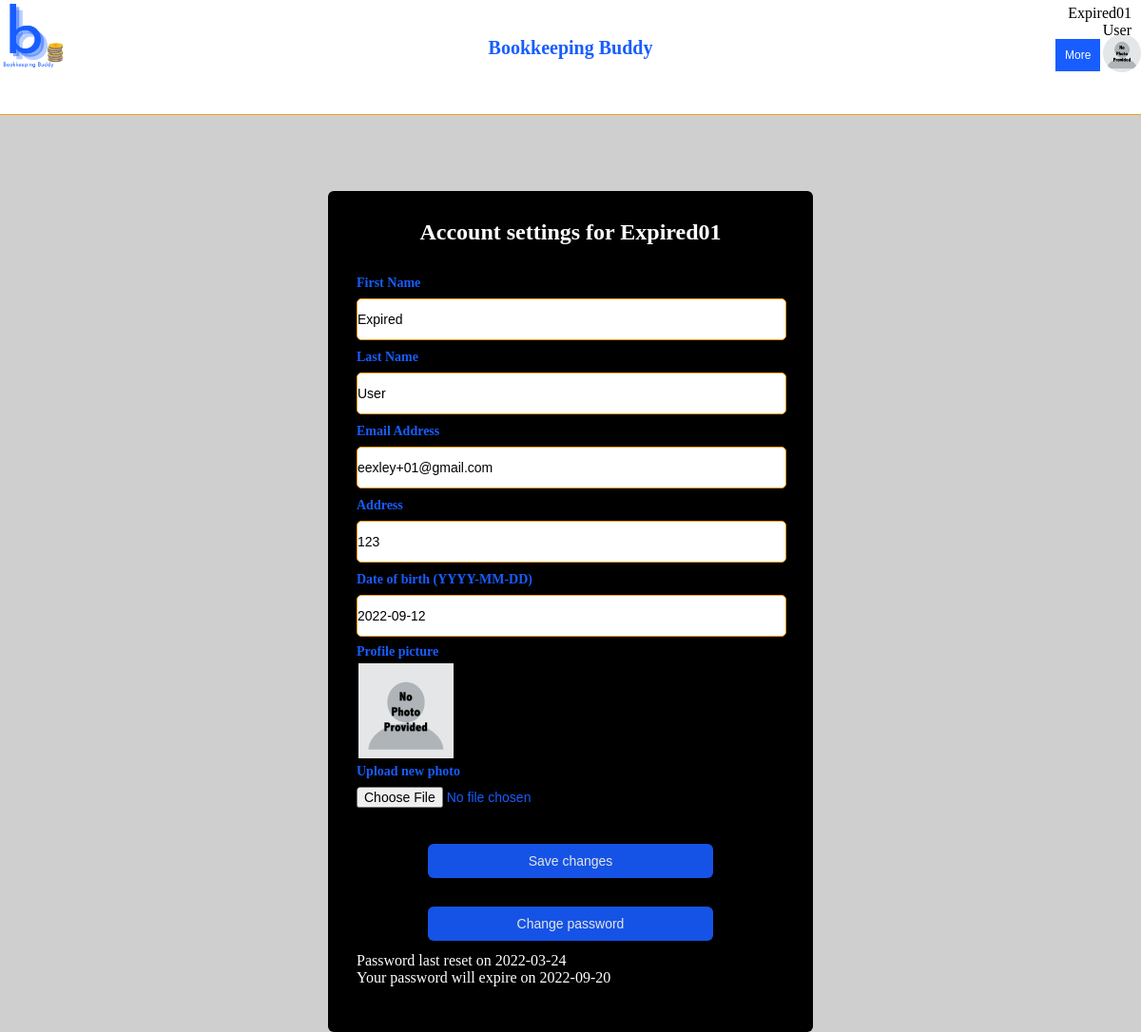
Page /auth/my_account (signed in) on the earlier database version.
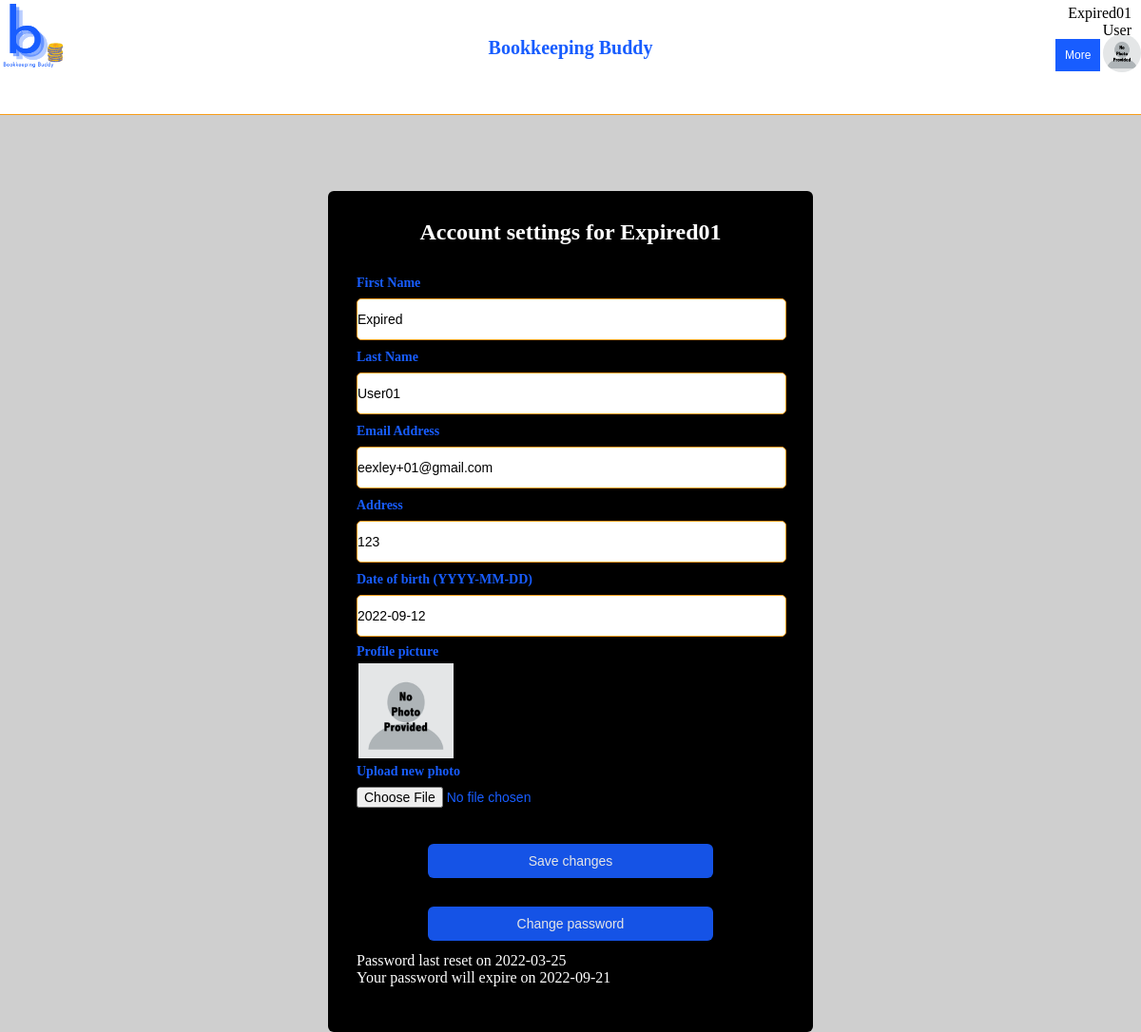
Same page on the later database version.
### tables this page shows
CREATE TABLE users (
  username TEXT PRIMARY KEY UNIQUE,
  email_address TEXT NOT NULL,
  first_name TEXT NOT NULL,
  last_name TEXT NOT NULL,
  active INTEGER NOT NULL,
  role INTEGER NOT NULL,
  picture BLOB,
  password TEXT NOT NULL,
  address TEXT NOT NULL,
  DOB TEXT NOT NULL,
  old_passwords TEXT NOT NULL,
  password_refresh_date TEXT NOT NULL,
  incorrect_login_attempts INTEGER NOT NULL,
  suspend_start_date TEXT,
  suspend_end_date TEXT,
  creation_date TEXT NOT NULL,
  first_pet TEXT NOT NULL,
  city_born TEXT NOT NULL,
  year_graduated_hs INTEGER NOT NULL
);

### appl_domain/auth.py (the view, shortened to what this page needs)
@bp.route('/my_account', methods=('GET', 'POST'))
@login_required
def my_account():
    if request.method == 'GET':
        password_refresh_date = g.user['password_refresh_date']
        password_refresh_date = datetime.fromisoformat(password_refresh_date)
        password_expires = password_refresh_date + timedelta(days=180)
        password_expires = password_expires.date().__str__()
        return render_template('auth/my_account.html', password_expires=password_expires)

### appl_domain/auth.py (called while the page is built)
def login_required(view):
    @functools.wraps(view)
    def wrapped_view(**kwargs):
        if g.user is None:
            return redirect(url_for('auth.login'))
        return view(**kwargs)
    return wrapped_view

@bp.before_app_request
def load_logged_in_user():
    username = session.get('username')
    if username is None:
        g.user = None
    else:
        g.user = get_db().execute(
            "SELECT * FROM users WHERE username = ?", (username,)
        ).fetchone()

### appl_domain/db.py (called while the page is built)
def get_db():
    if 'db' not in g:
        g.db = sqlite3.connect(
            current_app.config['DATABASE'],
            detect_types=sqlite3.PARSE_DECLTYPES
        )
        g.db.row_factory = sqlite3.Row
    return g.db

### appl_domain/templates/auth/my_account.html (shortened to what this page needs)
{% extends 'base.html' %}
{% block content %}
<div class="container">
     <h1>{% block title %}Account settings for {{ g.user['username'] }}{% endblock %}</h1>
    <form method="post" enctype="multipart/form-data">
        <div class = "form-first">
            <div class = "personal details">
                <div class = "fields">
                    <div class = "input-field">
                    <label for="first_name">First Name</label>
                    <input name="first_name" id="first_name" required value="{{ g.user['first_name'] }}">
                    </div>
                    <div class = "input-field">
                        <label for="last_name">Last Name</label>
                    <input name="last_name" id="last_name" required value="{{ g.user['last_name'] }}">
                    </div>
                    <div class = "input-field">
                    <label for="email_address">Email Address</label>
                    <input name="email_address" id="email_address" required value="{{ g.user['email_address'] }}">
                    </div>
                        <div class = "input-field">
                    <label for="address">Address</label>
                    <input name="address" id="address" required value="{{ g.user['address'] }}">
                        </div>
                    <div class = "input-field">
                        <label for="DOB">Date of birth (YYYY-MM-DD)</label>
                        <input name="DOB" id="DOB" required value="{{ g.user['DOB'] }}">
                        </div>
                    <div class = "input-field" style="float: left">
                    <label for="profile_pic" style="float: left">Profile picture</label>
                    {% if g.user['picture'] %}
                        <span ><img class = "picture"  id = "userImage" style="width:100px;height:100px;margin-top: 20px; float:left;" alt="User's profile picture"/></span>
                    {% else %}
                        <span ><img class = "picture" src="{{ url_for('static', filename='no_photo.png') }}" style="width:100px;height:100px;margin-top: 20px;"  alt="Placeholder profile picture"/></span>
                    {% endif %}
                    </div>
                    <div class = "input-field">
                        <label for="uploaded_pic">Upload new photo</label>
                         <input class ="file" type="file" name="uploaded_pic" id="uploaded_pic">
                    </div>
                    <div>
                     <input class="submit" type="submit" value="Save changes">
                    </div>
                    <div>
                     <input class="submit" type="button" onclick="window.location.href='{{ url_for('auth.reset_password')}}'" value="Change password">
                    </div>
                    <div class="instructions" style="color: white; margin-top: 12px">
                        <p style="margin-left: 0px">
                    Password last reset on {{ g.user['password_refresh_date'] }}<br>
                    Your password will expire on {{ password_expires }}<br>
                        </p>
                        <br>
                    </div>
    </div>
</div>
</div>
        </form>
</div>
{% endblock %}

### appl_domain/templates/base.html (shortened to what this page needs)
<!DOCTYPE html>
<html lang="en" xmlns="http://www.w3.org/1999/html">
<head>
    <link rel="stylesheet" href="{{url_for('static', filename = 'index.css') }}"/>
</head>
    <div id="navbar" style="height:15vh; width:100%; border-bottom: 1px solid #F89E19; background-color: white; position: static " >
        {%  if g.user %}
        <div style = "flex:50%">
                <a href = {{ url_for('mainpage') }} > <img src="{{ url_for('static', filename='logo_cropped.png') }}" style = "width: 70px;height: 75px;"  alt="BookkeepingBuddy logo"></a>
            <p class = "title" style ="text-align: center; color: #185DFF; font-size: 20px; margin-top: -40px"><b>Bookkeeping Buddy</b></p>
            <div class="dropdown" style="float: right; margin-left: -100px; margin-top: -14px">
              <button class="dropbtn" style="margin-left: -90px;margin-top: -14px">More</button>
            </div>
               </div>
           <div id="logged_in_header" style="display: flex; width:100%;">
                <div id="user_pic" style="text-align: right; flex: 50%">
            {% if g.user['picture'] %}
                <span><img  id = "userImage" style="width:40px;height:40px; border-radius: 50%; margin-top: -150px" alt="User's profile picture"/></span>
                    {% else %}
                <span><img src="{{ url_for('static', filename='no_photo.png') }}" style="width:40px;height:40px; border-radius: 50%; margin-top: -150px" alt="Placeholder profile picture"/></span>
                    {% endif %}
                <div id="username" style="text-align: right; padding-right: 10px;margin-top: -75px">{{ g.user['username'] }}</div>
                {% if g.user['role'] == 2 %}
                <div id="account_type" style="text-align: right; padding-right: 10px;" >Administrator</div>
                {% elif g.user['role'] == 1 %}
                <div id="account_type" style="text-align: right; padding-right: 10px;">Manager</div>
                {% else %}
                <div id="account_type" style="text-align: right; padding-right: 10px;">User</div>
                {% endif %}
            </div>
        {% endif %}
    </div>
    </div>
<section class="content">
    {% block content %}{% endblock %}
</section>
</html>

Differences in the rows shown:
changed users "Expired01": last_name "User" → "User01"; user.password_refresh_date "2022-03-24" → "2022-03-25"
Other differences:
{{ password_expires }}: "2022-09-20" → "2022-09-21"
